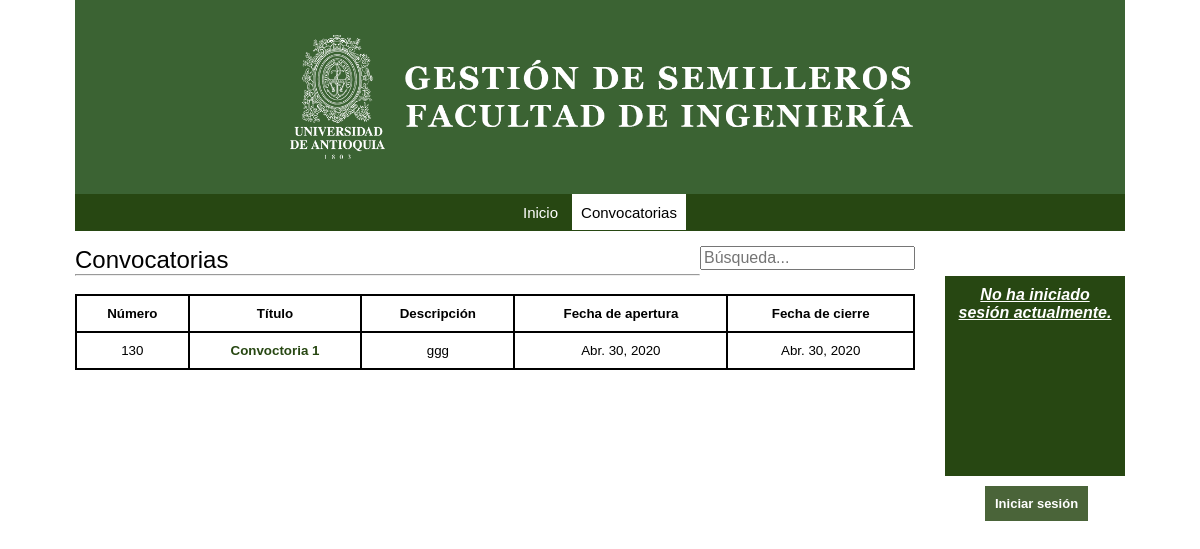
/participar/, run on the app's committed database.
### conv/models.py (models this page shows, shortened)
class Convocatoria(models.Model):
    id = models.AutoField(primary_key=True, verbose_name="Id")
    name = models.CharField(max_length=100, verbose_name="Nombre de la convocatoria", null=True)
    description = models.TextField(max_length=400, verbose_name="Descripción", null=True)
    opened = models.DateField(verbose_name="Fecha de apertura", null=True)
    closed = models.DateField(verbose_name="Fecha de cierre", null=True)
    created = models.DateTimeField(auto_now_add=True, verbose_name="Fecha de creación", null=True)
    updated = models.DateTimeField(auto_now=True, verbose_name="Fecha de edición", null=True)
    class Meta():
        verbose_name = "Convocatoria"
        verbose_name_plural = "Convocatorias"
        ordering = ["closed"]

### conv/views.py (the view)
# urls.py: path('participar/', views.participar, name="participar"),
def participar(request):
    today = datetime.datetime.now()
    convocatorias = Convocatoria.objects.all()
    return render(request, "conv/participate.html",{'convocatorias':convocatorias,'today':today})

### conv/templates/conv/participate.html (shortened to what this page needs)
{% extends 'core/base.html' %}
{% block cuerpo %}
    <h1>Convocatorias</h1>
	<input type="text" id="textSearch" name="search" value="" placeholder="Búsqueda...">
    <hr>
    <br>
    <table id="tableConv" style="overflow-x:auto;">
        <tr>
            <th>Número</th>
            <th>Título</th>
            <th>Descripción</th>
            <th>Fecha de apertura</th>
            <th>Fecha de cierre</th>
        </tr>
    {% for convocatoria in convocatorias %}
        <tr class="info">
            <td>{{convocatoria.id}}</td>
            <td><a href="{% url 'details' id_item=convocatoria.id %}">{{convocatoria.name}}</a></td>
            <td>{{convocatoria.description}}</td>
            <td>{{convocatoria.opened}}</td>
            <td>{{convocatoria.closed}}</td>
        </tr>
    {% endfor %}
    </table>
    {% load static %}
    <link rel="stylesheet" href="{% static 'conv/css/participate_styles.css' %}">
{% endblock %}

### conv/static/conv/css/participate_styles.css (style rules this page uses)
h1 { display: inline-block; font-family: Verdana, Geneva, Tahoma, sans-serif; font-weight: 500; }
table { border-collapse: collapse; width: 100%; }
table, tr, th, td { text-align: center; border: 2px solid black; font-family: Verdana, Geneva, Tahoma, sans-serif; font-size: 10pt; padding: 10px; }
table a { text-decoration: none; font-weight: bold; color: #274712; }
#textSearch { width: auto; float: right; font-size: 12pt; }

### core/static/core/css/styles.css (style rules this page uses)
* { margin: 0; }
h1 { font-family: Verdana, Geneva, Tahoma, sans-serif; font-weight: 500; }
input, form select, form textarea, form button, form a, form h4, form label { display: block; margin-bottom: 15px; }
input[type=text],input[type=password],input[type=email] { width: 100%; font-size: 13pt; }

### data on the page
Convocatoria: id "130", name "Convoctoria 1", description "ggg", opened "Abr. 30, 2020", closed "Abr. 30, 2020"
